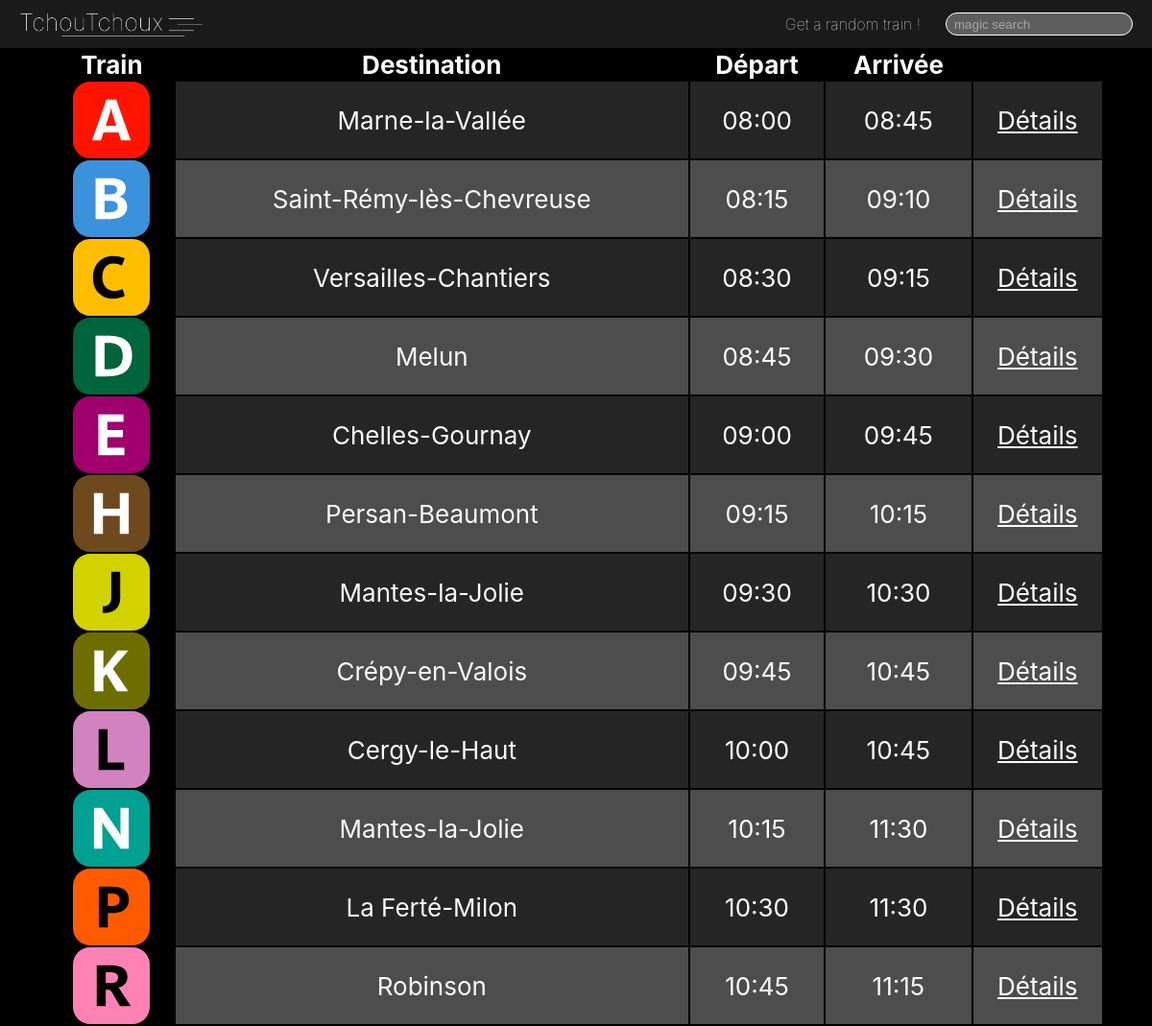
The page / on the database its author committed.
### train_track/models.py (models this page shows)
class Train(models.Model):
    trainID = models.AutoField(primary_key=True)
    name = models.CharField(max_length=30)
    destination = models.TextField()
    date_start = models.CharField(max_length=30)
    date_end = models.CharField(max_length=30)
    plan = models.CharField(max_length=30)

### train_track/views.py (the view)
# urls.py: path('', views.index, name="index"),
def index(request):
    ATrain = Train.objects.all()
    return render(request, "train_track/index.html", {
        "Train": ATrain,
    })

### train_track/templates/train_track/index.html (shortened to what this page needs)
<!DOCTYPE html>
{% load static %}
<html lang="en">
<head>
    <link rel="stylesheet" href="{% static 'train_track/css/style.css' %}">
</head>
<body>
<header>
    <a href="/"><img  id="logo" src="../../static/train_track/img/logo_white.png" alt="logo"></a>
    <nav>
        <a href="/random/">Get a random train !</a>
        <input id="searchbar" name="" placeholder="magic search" type="search">
    </nav>
</header>
<main>
    <table>
        <thead>
            <tr>
                <th scope="col">Train</th>
                <th scope="col">Destination</th>
                <th scope="col">Départ</th>
                <th scope="col">Arrivée</th>
            </tr>
        </thead>
        <tbody>
            {% for ele in Train %}
            <tr>
                <th><img src="../../static/train_track/img/picto_ligne/{{ele.name}}.svg" alt=""></th>
                <td>{{ele.destination}}</td>
                <td>{{ele.date_start}}</td>
                <td>{{ele.date_end}}</td>
                <td><a href="/show/{{ele.trainID}}">Détails</a></td>
            </tr>
            {% endfor %}
        </tbody>
    </table>
</main>
</body>
</html>

### train_track/static/train_track/css/style.css (style rules this page uses)
* { margin: 0; padding: 0; box-sizing: border-box; }
body { text-decoration: none; font-family: "Inter", sans-serif; min-height: 100vh; background-size: cover; background-position: center; background-color: black; color: #FBFBFB; }
::placeholder { color: #a8a8a8; opacity: 1; }
header { position: fixed; top: 0; z-index: 10; width: 100vw; display: flex; justify-content: space-between; align-items: center; background-color: rgba(255, 255, 255, 0.1); height: 50px; padding: 20px; backdrop-filter: blur(4px); }
header nav { display: flex; align-items: center; justify-content: space-between; gap: 16px; }
header nav a { text-decoration: none; color: #FBFBFB; font-size: 16px; font-weight: 100; padding: 10px; transition: 0.2s ease-in-out; }
#searchbar { border-radius: 20px; height: 24px; padding: 8px; outline: 0; background-color: rgba(251, 251, 251, 0.3); border: 1px solid white; color: white; }
#logo { height: 30px; }
main { display: flex; justify-content: center; backdrop-filter: blur(8px); height: 100vh; width: 100vw; padding: 50px; text-align: center; background-size: cover; background-position: center; }
table { width: 100%; font-size: 26px; }
tbody > tr > td > a { color: #ffffff; }
tbody > tr > th { display: flex; height: 80px; justify-content: center; align-items: center; }
tbody > tr > th > img { height: 80px; }
tbody > tr:nth-of-type(even) > td { background-color: rgba(255, 255, 255, 0.3); }
tbody > tr:nth-of-type(odd) > td { background-color: rgb(37, 37, 37); background-image: url("../img/Textures.png"); background-size: cover; }
tr { transition: 0.2s ease-in-out; }

### rows shown on the page
Train: name (picture), destination "Marne-la-Vallée", date_start "08:00", date_end "08:45"
Train: name (picture), destination "Saint-Rémy-lès-Chevreuse", date_start "08:15", date_end "09:10"
Train: name (picture), destination "Versailles-Chantiers", date_start "08:30", date_end "09:15"
Train: name (picture), destination "Melun", date_start "08:45", date_end "09:30"
Train: name (picture), destination "Chelles-Gournay", date_start "09:00", date_end "09:45"
Train: name (picture), destination "Persan-Beaumont", date_start "09:15", date_end "10:15"
Train: name (picture), destination "Mantes-la-Jolie", date_start "09:30", date_end "10:30"
Train: name (picture), destination "Crépy-en-Valois", date_start "09:45", date_end "10:45"
Train: name (picture), destination "Cergy-le-Haut", date_start "10:00", date_end "10:45"
Train: name (picture), destination "Mantes-la-Jolie", date_start "10:15", date_end "11:30"
Train: name (picture), destination "La Ferté-Milon", date_start "10:30", date_end "11:30"
Train: name (picture), destination "Robinson", date_start "10:45", date_end "11:15"
